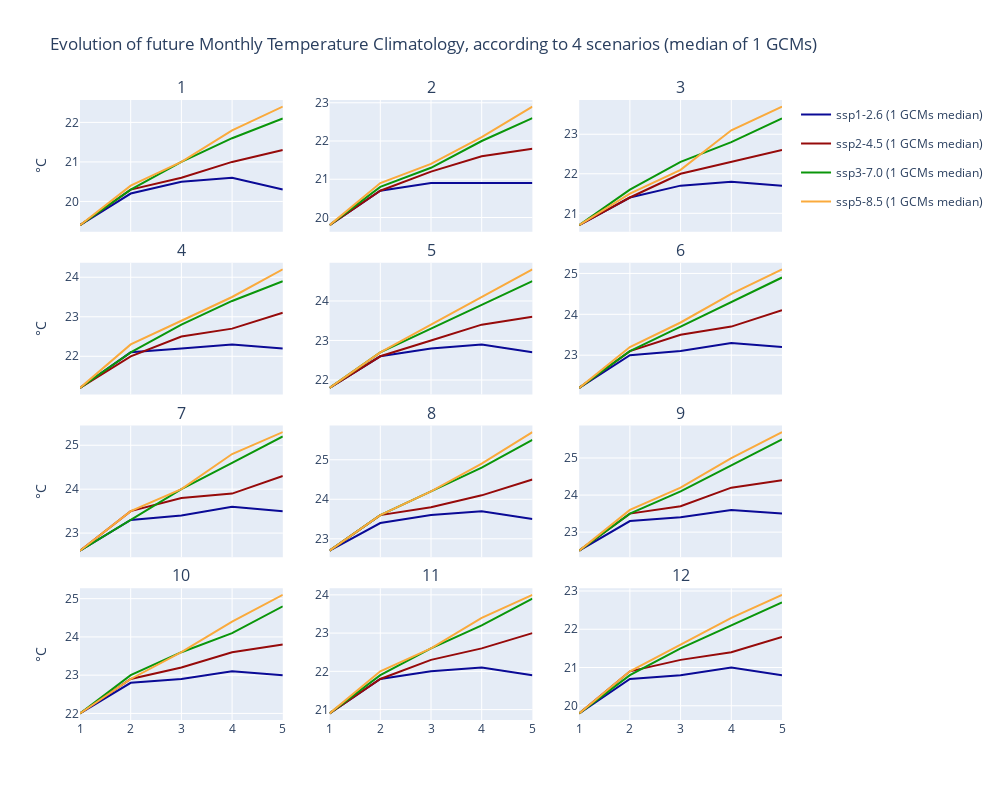

The notebook cell saved with this chart:
### Markdown cell above
### <a name=section06></a>6) Plot future evolution for each month (all scenarios and all GCMs)

### Code cell
import plotly.subplots as ps

fig = ps.make_subplots(rows= 4, cols= 3,
                       shared_xaxes=True,
                       vertical_spacing=0.05,
                       subplot_titles= range(1, 13)
                      )

month= 0
for rw in range(1, 5):
    for cl in range(1, 4):
        showlegend= True if month== 0 else False
        month = month + 1
        for scenario, scenario_long, rgb, rgba in zip(ssp_list, ssp_list_long, rgb_list, rgba_list):
            test= (df_total.index.get_level_values('Scenario') == scenario) | (df_total.index.get_level_values('Scenario') =='Historical')
            group = df_total[test ][month].groupby(by= 'Period')

            fig.add_trace(
                go.Scatter(
                    name= scenario_long + ' (' + str(len(gcm_list)) + ' GCMs median)',
                    x= x,
                    y= group.median(),
                    mode= 'lines',
                    line= dict(color= rgb),
                    legendgroup= scenario,
                    showlegend= showlegend,
#                    yaxis= dict(range= [df_total[test ][month].min(), df_total[test ][month].max()]),
                        ),
                    row= rw, col= cl
                    )

fig.update_layout(
    height= 800, width= 1000,
    yaxis_title= unit,
    title= 'Evolution of future Monthly ' + variable +  ' Climatology, according to ' + str(len(ssp_list)) + ' scenarios (median of ' + str(len(gcm_list)) + ' GCMs)',
    template= "plotly", # "plotly", "plotly_white", "plotly_dark", "ggplot2", "seaborn", "simple_white", "none"
    hovermode= "x",
#    yaxis_range= [df_total.min().max(), df_total.max().max()],
#    legend= dict(orientation= 'h', yanchor= "top", y= -0.1, xanchor= "left", x= 0.05),
    showlegend= True,
    )
for ax in fig['layout']:
    if ax[:5]== 'yaxis':
        if ax[5:] in ['1', '4', '7', '10']:
            fig['layout'][ax]['title']= unit
file_future_by_month= 'WorldClim - future by month.png'
fig.write_image(os.path.join(fld_out, file_future_by_month))# needs installation of "plotly-orca" or "kaleido"
fig.show()

### Figure 1 — Plotly figure (JSON) as saved in the notebook; plotly's stock layout.template omitted (floating-point values rounded to 4 significant figures)
{"data": [{"legendgroup": "ssp126", "line": {"color": "rgb(10, 10, 150)"}, "mode": "lines", "name": "ssp1-2.6 (1 GCMs median)", "showlegend": true, "type": "scatter", "x": [1, 2, 3, 4, 5, 6, 7, 8, 9, 10, 11, 12], "xaxis": "x", "y": [19.4, 20.2, 20.5, 20.6, 20.3], "yaxis": "y"}, {"legendgroup": "ssp245", "line": {"color": "rgb(150, 10, 10)"}, "mode": "lines", "name": "ssp2-4.5 (1 GCMs median)", "showlegend": true, "type": "scatter", "x": [1, 2, 3, 4, 5, 6, 7, 8, 9, 10, 11, 12], "xaxis": "x", "y": [19.4, 20.3, 20.6, 21, 21.3], "yaxis": "y"}, {"legendgroup": "ssp370", "line": {"color": "rgb(10, 150, 10)"}, "mode": "lines", "name": "ssp3-7.0 (1 GCMs median)", "showlegend": true, "type": "scatter", "x": [1, 2, 3, 4, 5, 6, 7, 8, 9, 10, 11, 12], "xaxis": "x", "y": [19.4, 20.3, 21, 21.6, 22.1], "yaxis": "y"}, {"legendgroup": "ssp585", "line": {"color": "rgb(250, 170, 60)"}, "mode": "lines", "name": "ssp5-8.5 (1 GCMs median)", "showlegend": true, "type": "scatter", "x": [1, 2, 3, 4, 5, 6, 7, 8, 9, 10, 11, 12], "xaxis": "x", "y": [19.4, 20.4, 21, 21.8, 22.4], "yaxis": "y"}, {"legendgroup": "ssp126", "line": {"color": "rgb(10, 10, 150)"}, "mode": "lines", "name": "ssp1-2.6 (1 GCMs median)", "showlegend": false, "type": "scatter", "x": [1, 2, 3, 4, 5, 6, 7, 8, 9, 10, 11, 12], "xaxis": "x2", "y": [19.8, 20.7, 20.9, 20.9, 20.9], "yaxis": "y2"}, {"legendgroup": "ssp245", "line": {"color": "rgb(150, 10, 10)"}, "mode": "lines", "name": "ssp2-4.5 (1 GCMs median)", "showlegend": false, "type": "scatter", "x": [1, 2, 3, 4, 5, 6, 7, 8, 9, 10, 11, 12], "xaxis": "x2", "y": [19.8, 20.7, 21.2, 21.6, 21.8], "yaxis": "y2"}, {"legendgroup": "ssp370", "line": {"color": "rgb(10, 150, 10)"}, "mode": "lines", "name": "ssp3-7.0 (1 GCMs median)", "showlegend": false, "type": "scatter", "x": [1, 2, 3, 4, 5, 6, 7, 8, 9, 10, 11, 12], "xaxis": "x2", "y": [19.8, 20.8, 21.3, 22, 22.6], "yaxis": "y2"}, {"legendgroup": "ssp585", "line": {"color": "rgb(250, 170, 60)"}, "mode": "lines", "name": "ssp5-8.5 (1 GCMs median)", "showlegend": false, "type": "scatter", "x": [1, 2, 3, 4, 5, 6, 7, 8, 9, 10, 11, 12], "xaxis": "x2", "y": [19.8, 20.9, 21.4, 22.1, 22.9], "yaxis": "y2"}, {"legendgroup": "ssp126", "line": {"color": "rgb(10, 10, 150)"}, "mode": "lines", "name": "ssp1-2.6 (1 GCMs median)", "showlegend": false, "type": "scatter", "x": [1, 2, 3, 4, 5, 6, 7, 8, 9, 10, 11, 12], "xaxis": "x3", "y": [20.7, 21.4, 21.7, 21.8, 21.7], "yaxis": "y3"}, {"legendgroup": "ssp245", "line": {"color": "rgb(150, 10, 10)"}, "mode": "lines", "name": "ssp2-4.5 (1 GCMs median)", "showlegend": false, "type": "scatter", "x": [1, 2, 3, 4, 5, 6, 7, 8, 9, 10, 11, 12], "xaxis": "x3", "y": [20.7, 21.4, 22, 22.3, 22.6], "yaxis": "y3"}, {"legendgroup": "ssp370", "line": {"color": "rgb(10, 150, 10)"}, "mode": "lines", "name": "ssp3-7.0 (1 GCMs median)", "showlegend": false, "type": "scatter", "x": [1, 2, 3, 4, 5, 6, 7, 8, 9, 10, 11, 12], "xaxis": "x3", "y": [20.7, 21.6, 22.3, 22.8, 23.4], "yaxis": "y3"}, {"legendgroup": "ssp585", "line": {"color": "rgb(250, 170, 60)"}, "mode": "lines", "name": "ssp5-8.5 (1 GCMs median)", "showlegend": false, "type": "scatter", "x": [1, 2, 3, 4, 5, 6, 7, 8, 9, 10, 11, 12], "xaxis": "x3", "y": [20.7, 21.5, 22.1, 23.1, 23.7], "yaxis": "y3"}, {"legendgroup": "ssp126", "line": {"color": "rgb(10, 10, 150)"}, "mode": "lines", "name": "ssp1-2.6 (1 GCMs median)", "showlegend": false, "type": "scatter", "x": [1, 2, 3, 4, 5, 6, 7, 8, 9, 10, 11, 12], "xaxis": "x4", "y": [21.2, 22.1, 22.2, 22.3, 22.2], "yaxis": "y4"}, {"legendgroup": "ssp245", "line": {"color": "rgb(150, 10, 10)"}, "mode": "lines", "name": "ssp2-4.5 (1 GCMs median)", "showlegend": false, "type": "scatter", "x": [1, 2, 3, 4, 5, 6, 7, 8, 9, 10, 11, 12], "xaxis": "x4", "y": [21.2, 22, 22.5, 22.7, 23.1], "yaxis": "y4"}, {"legendgroup": "ssp370", "line": {"color": "rgb(10, 150, 10)"}, "mode": "lines", "name": "ssp3-7.0 (1 GCMs median)", "showlegend": false, "type": "scatter", "x": [1, 2, 3, 4, 5, 6, 7, 8, 9, 10, 11, 12], "xaxis": "x4", "y": [21.2, 22.1, 22.8, 23.4, 23.9], "yaxis": "y4"}, {"legendgroup": "ssp585", "line": {"color": "rgb(250, 170, 60)"}, "mode": "lines", "name": "ssp5-8.5 (1 GCMs median)", "showlegend": false, "type": "scatter", "x": [1, 2, 3, 4, 5, 6, 7, 8, 9, 10, 11, 12], "xaxis": "x4", "y": [21.2, 22.3, 22.9, 23.5, 24.2], "yaxis": "y4"}, {"legendgroup": "ssp126", "line": {"color": "rgb(10, 10, 150)"}, "mode": "lines", "name": "ssp1-2.6 (1 GCMs median)", "showlegend": false, "type": "scatter", "x": [1, 2, 3, 4, 5, 6, 7, 8, 9, 10, 11, 12], "xaxis": "x5", "y": [21.8, 22.6, 22.8, 22.9, 22.7], "yaxis": "y5"}, {"legendgroup": "ssp245", "line": {"color": "rgb(150, 10, 10)"}, "mode": "lines", "name": "ssp2-4.5 (1 GCMs median)", "showlegend": false, "type": "scatter", "x": [1, 2, 3, 4, 5, 6, 7, 8, 9, 10, 11, 12], "xaxis": "x5", "y": [21.8, 22.6, 23, 23.4, 23.6], "yaxis": "y5"}, {"legendgroup": "ssp370", "line": {"color": "rgb(10, 150, 10)"}, "mode": "lines", "name": "ssp3-7.0 (1 GCMs median)", "showlegend": false, "type": "scatter", "x": [1, 2, 3, 4, 5, 6, 7, 8, 9, 10, 11, 12], "xaxis": "x5", "y": [21.8, 22.7, 23.3, 23.9, 24.5], "yaxis": "y5"}, {"legendgroup": "ssp585", "line": {"color": "rgb(250, 170, 60)"}, "mode": "lines", "name": "ssp5-8.5 (1 GCMs median)", "showlegend": false, "type": "scatter", "x": [1, 2, 3, 4, 5, 6, 7, 8, 9, 10, 11, 12], "xaxis": "x5", "y": [21.8, 22.7, 23.4, 24.1, 24.8], "yaxis": "y5"}, {"legendgroup": "ssp126", "line": {"color": "rgb(10, 10, 150)"}, "mode": "lines", "name": "ssp1-2.6 (1 GCMs median)", "showlegend": false, "type": "scatter", "x": [1, 2, 3, 4, 5, 6, 7, 8, 9, 10, 11, 12], "xaxis": "x6", "y": [22.2, 23, 23.1, 23.3, 23.2], "yaxis": "y6"}, {"legendgroup": "ssp245", "line": {"color": "rgb(150, 10, 10)"}, "mode": "lines", "name": "ssp2-4.5 (1 GCMs median)", "showlegend": false, "type": "scatter", "x": [1, 2, 3, 4, 5, 6, 7, 8, 9, 10, 11, 12], "xaxis": "x6", "y": [22.2, 23.1, 23.5, 23.7, 24.1], "yaxis": "y6"}, {"legendgroup": "ssp370", "line": {"color": "rgb(10, 150, 10)"}, "mode": "lines", "name": "ssp3-7.0 (1 GCMs median)", "showlegend": false, "type": "scatter", "x": [1, 2, 3, 4, 5, 6, 7, 8, 9, 10, 11, 12], "xaxis": "x6", "y": [22.2, 23.1, 23.7, 24.3, 24.9], "yaxis": "y6"}, {"legendgroup": "ssp585", "line": {"color": "rgb(250, 170, 60)"}, "mode": "lines", "name": "ssp5-8.5 (1 GCMs median)", "showlegend": false, "type": "scatter", "x": [1, 2, 3, 4, 5, 6, 7, 8, 9, 10, 11, 12], "xaxis": "x6", "y": [22.2, 23.2, 23.8, 24.5, 25.1], "yaxis": "y6"}, {"legendgroup": "ssp126", "line": {"color": "rgb(10, 10, 150)"}, "mode": "lines", "name": "ssp1-2.6 (1 GCMs median)", "showlegend": false, "type": "scatter", "x": [1, 2, 3, 4, 5, 6, 7, 8, 9, 10, 11, 12], "xaxis": "x7", "y": [22.6, 23.3, 23.4, 23.6, 23.5], "yaxis": "y7"}, {"legendgroup": "ssp245", "line": {"color": "rgb(150, 10, 10)"}, "mode": "lines", "name": "ssp2-4.5 (1 GCMs median)", "showlegend": false, "type": "scatter", "x": [1, 2, 3, 4, 5, 6, 7, 8, 9, 10, 11, 12], "xaxis": "x7", "y": [22.6, 23.5, 23.8, 23.9, 24.3], "yaxis": "y7"}, {"legendgroup": "ssp370", "line": {"color": "rgb(10, 150, 10)"}, "mode": "lines", "name": "ssp3-7.0 (1 GCMs median)", "showlegend": false, "type": "scatter", "x": [1, 2, 3, 4, 5, 6, 7, 8, 9, 10, 11, 12], "xaxis": "x7", "y": [22.6, 23.3, 24, 24.6, 25.2], "yaxis": "y7"}, {"legendgroup": "ssp585", "line": {"color": "rgb(250, 170, 60)"}, "mode": "lines", "name": "ssp5-8.5 (1 GCMs median)", "showlegend": false, "type": "scatter", "x": [1, 2, 3, 4, 5, 6, 7, 8, 9, 10, 11, 12], "xaxis": "x7", "y": [22.6, 23.5, 24, 24.8, 25.3], "yaxis": "y7"}, {"legendgroup": "ssp126", "line": {"color": "rgb(10, 10, 150)"}, "mode": "lines", "name": "ssp1-2.6 (1 GCMs median)", "showlegend": false, "type": "scatter", "x": [1, 2, 3, 4, 5, 6, 7, 8, 9, 10, 11, 12], "xaxis": "x8", "y": [22.7, 23.4, 23.6, 23.7, 23.5], "yaxis": "y8"}, {"legendgroup": "ssp245", "line": {"color": "rgb(150, 10, 10)"}, "mode": "lines", "name": "ssp2-4.5 (1 GCMs median)", "showlegend": false, "type": "scatter", "x": [1, 2, 3, 4, 5, 6, 7, 8, 9, 10, 11, 12], "xaxis": "x8", "y": [22.7, 23.6, 23.8, 24.1, 24.5], "yaxis": "y8"}, {"legendgroup": "ssp370", "line": {"color": "rgb(10, 150, 10)"}, "mode": "lines", "name": "ssp3-7.0 (1 GCMs median)", "showlegend": false, "type": "scatter", "x": [1, 2, 3, 4, 5, 6, 7, 8, 9, 10, 11, 12], "xaxis": "x8", "y": [22.7, 23.6, 24.2, 24.8, 25.5], "yaxis": "y8"}, {"legendgroup": "ssp585", "line": {"color": "rgb(250, 170, 60)"}, "mode": "lines", "name": "ssp5-8.5 (1 GCMs median)", "showlegend": false, "type": "scatter", "x": [1, 2, 3, 4, 5, 6, 7, 8, 9, 10, 11, 12], "xaxis": "x8", "y": [22.7, 23.6, 24.2, 24.9, 25.7], "yaxis": "y8"}, {"legendgroup": "ssp126", "line": {"color": "rgb(10, 10, 150)"}, "mode": "lines", "name": "ssp1-2.6 (1 GCMs median)", "showlegend": false, "type": "scatter", "x": [1, 2, 3, 4, 5, 6, 7, 8, 9, 10, 11, 12], "xaxis": "x9", "y": [22.5, 23.3, 23.4, 23.6, 23.5], "yaxis": "y9"}, {"legendgroup": "ssp245", "line": {"color": "rgb(150, 10, 10)"}, "mode": "lines", "name": "ssp2-4.5 (1 GCMs median)", "showlegend": false, "type": "scatter", "x": [1, 2, 3, 4, 5, 6, 7, 8, 9, 10, 11, 12], "xaxis": "x9", "y": [22.5, 23.5, 23.7, 24.2, 24.4], "yaxis": "y9"}, {"legendgroup": "ssp370", "line": {"color": "rgb(10, 150, 10)"}, "mode": "lines", "name": "ssp3-7.0 (1 GCMs median)", "showlegend": false, "type": "scatter", "x": [1, 2, 3, 4, 5, 6, 7, 8, 9, 10, 11, 12], "xaxis": "x9", "y": [22.5, 23.5, 24.1, 24.8, 25.5], "yaxis": "y9"}, {"legendgroup": "ssp585", "line": {"color": "rgb(250, 170, 60)"}, "mode": "lines", "name": "ssp5-8.5 (1 GCMs median)", "showlegend": false, "type": "scatter", "x": [1, 2, 3, 4, 5, 6, 7, 8, 9, 10, 11, 12], "xaxis": "x9", "y": [22.5, 23.6, 24.2, 25, 25.7], "yaxis": "y9"}, {"legendgroup": "ssp126", "line": {"color": "rgb(10, 10, 150)"}, "mode": "lines", "name": "ssp1-2.6 (1 GCMs median)", "showlegend": false, "type": "scatter", "x": [1, 2, 3, 4, 5, 6, 7, 8, 9, 10, 11, 12], "xaxis": "x10", "y": [22, 22.8, 22.9, 23.1, 23], "yaxis": "y10"}, {"legendgroup": "ssp245", "line": {"color": "rgb(150, 10, 10)"}, "mode": "lines", "name": "ssp2-4.5 (1 GCMs median)", "showlegend": false, "type": "scatter", "x": [1, 2, 3, 4, 5, 6, 7, 8, 9, 10, 11, 12], "xaxis": "x10", "y": [22, 22.9, 23.2, 23.6, 23.8], "yaxis": "y10"}, {"legendgroup": "ssp370", "line": {"color": "rgb(10, 150, 10)"}, "mode": "lines", "name": "ssp3-7.0 (1 GCMs median)", "showlegend": false, "type": "scatter", "x": [1, 2, 3, 4, 5, 6, 7, 8, 9, 10, 11, 12], "xaxis": "x10", "y": [22, 23, 23.6, 24.1, 24.8], "yaxis": "y10"}, {"legendgroup": "ssp585", "line": {"color": "rgb(250, 170, 60)"}, "mode": "lines", "name": "ssp5-8.5 (1 GCMs median)", "showlegend": false, "type": "scatter", "x": [1, 2, 3, 4, 5, 6, 7, 8, 9, 10, 11, 12], "xaxis": "x10", "y": [22, 22.9, 23.6, 24.4, 25.1], "yaxis": "y10"}, {"legendgroup": "ssp126", "line": {"color": "rgb(10, 10, 150)"}, "mode": "lines", "name": "ssp1-2.6 (1 GCMs median)", "showlegend": false, "type": "scatter", "x": [1, 2, 3, 4, 5, 6, 7, 8, 9, 10, 11, 12], "xaxis": "x11", "y": [20.9, 21.8, 22, 22.1, 21.9], "yaxis": "y11"}, {"legendgroup": "ssp245", "line": {"color": "rgb(150, 10, 10)"}, "mode": "lines", "name": "ssp2-4.5 (1 GCMs median)", "showlegend": false, "type": "scatter", "x": [1, 2, 3, 4, 5, 6, 7, 8, 9, 10, 11, 12], "xaxis": "x11", "y": [20.9, 21.8, 22.3, 22.6, 23], "yaxis": "y11"}, {"legendgroup": "ssp370", "line": {"color": "rgb(10, 150, 10)"}, "mode": "lines", "name": "ssp3-7.0 (1 GCMs median)", "showlegend": false, "type": "scatter", "x": [1, 2, 3, 4, 5, 6, 7, 8, 9, 10, 11, 12], "xaxis": "x11", "y": [20.9, 21.9, 22.6, 23.2, 23.9], "yaxis": "y11"}, {"legendgroup": "ssp585", "line": {"color": "rgb(250, 170, 60)"}, "mode": "lines", "name": "ssp5-8.5 (1 GCMs median)", "showlegend": false, "type": "scatter", "x": [1, 2, 3, 4, 5, 6, 7, 8, 9, 10, 11, 12], "xaxis": "x11", "y": [20.9, 22, 22.6, 23.4, 24], "yaxis": "y11"}, {"legendgroup": "ssp126", "line": {"color": "rgb(10, 10, 150)"}, "mode": "lines", "name": "ssp1-2.6 (1 GCMs median)", "showlegend": false, "type": "scatter", "x": [1, 2, 3, 4, 5, 6, 7, 8, 9, 10, 11, 12], "xaxis": "x12", "y": [19.8, 20.7, 20.8, 21, 20.8], "yaxis": "y12"}, {"legendgroup": "ssp245", "line": {"color": "rgb(150, 10, 10)"}, "mode": "lines", "name": "ssp2-4.5 (1 GCMs median)", "showlegend": false, "type": "scatter", "x": [1, 2, 3, 4, 5, 6, 7, 8, 9, 10, 11, 12], "xaxis": "x12", "y": [19.8, 20.9, 21.2, 21.4, 21.8], "yaxis": "y12"}, {"legendgroup": "ssp370", "line": {"color": "rgb(10, 150, 10)"}, "mode": "lines", "name": "ssp3-7.0 (1 GCMs median)", "showlegend": false, "type": "scatter", "x": [1, 2, 3, 4, 5, 6, 7, 8, 9, 10, 11, 12], "xaxis": "x12", "y": [19.8, 20.8, 21.5, 22.1, 22.7], "yaxis": "y12"}, {"legendgroup": "ssp585", "line": {"color": "rgb(250, 170, 60)"}, "mode": "lines", "name": "ssp5-8.5 (1 GCMs median)", "showlegend": false, "type": "scatter", "x": [1, 2, 3, 4, 5, 6, 7, 8, 9, 10, 11, 12], "xaxis": "x12", "y": [19.8, 20.9, 21.6, 22.3, 22.9], "yaxis": "y12"}], "layout": {"annotations": [{"font": {"size": 16}, "showarrow": false, "text": "1", "x": 0.1444, "xanchor": "center", "xref": "paper", "y": 1, "yanchor": "bottom", "yref": "paper"}, {"font": {"size": 16}, "showarrow": false, "text": "2", "x": 0.5, "xanchor": "center", "xref": "paper", "y": 1, "yanchor": "bottom", "yref": "paper"}, {"font": {"size": 16}, "showarrow": false, "text": "3", "x": 0.8556, "xanchor": "center", "xref": "paper", "y": 1, "yanchor": "bottom", "yref": "paper"}, {"font": {"size": 16}, "showarrow": false, "text": "4", "x": 0.1444, "xanchor": "center", "xref": "paper", "y": 0.7375, "yanchor": "bottom", "yref": "paper"}, {"font": {"size": 16}, "showarrow": false, "text": "5", "x": 0.5, "xanchor": "center", "xref": "paper", "y": 0.7375, "yanchor": "bottom", "yref": "paper"}, {"font": {"size": 16}, "showarrow": false, "text": "6", "x": 0.8556, "xanchor": "center", "xref": "paper", "y": 0.7375, "yanchor": "bottom", "yref": "paper"}, {"font": {"size": 16}, "showarrow": false, "text": "7", "x": 0.1444, "xanchor": "center", "xref": "paper", "y": 0.475, "yanchor": "bottom", "yref": "paper"}, {"font": {"size": 16}, "showarrow": false, "text": "8", "x": 0.5, "xanchor": "center", "xref": "paper", "y": 0.475, "yanchor": "bottom", "yref": "paper"}, {"font": {"size": 16}, "showarrow": false, "text": "9", "x": 0.8556, "xanchor": "center", "xref": "paper", "y": 0.475, "yanchor": "bottom", "yref": "paper"}, {"font": {"size": 16}, "showarrow": false, "text": "10", "x": 0.1444, "xanchor": "center", "xref": "paper", "y": 0.2125, "yanchor": "bottom", "yref": "paper"}, {"font": {"size": 16}, "showarrow": false, "text": "11", "x": 0.5, "xanchor": "center", "xref": "paper", "y": 0.2125, "yanchor": "bottom", "yref": "paper"}, {"font": {"size": 16}, "showarrow": false, "text": "12", "x": 0.8556, "xanchor": "center", "xref": "paper", "y": 0.2125, "yanchor": "bottom", "yref": "paper"}], "height": 800, "hovermode": "x", "showlegend": true, "title": {"text": "Evolution of future Monthly Temperature Climatology, according to 4 scenarios (median of 1 GCMs)"}, "width": 1000, "xaxis": {"anchor": "y", "domain": [0, 0.2889], "matches": "x10", "showticklabels": false}, "xaxis10": {"anchor": "y10", "domain": [0, 0.2889]}, "xaxis11": {"anchor": "y11", "domain": [0.3556, 0.6444]}, "xaxis12": {"anchor": "y12", "domain": [0.7111, 1]}, "xaxis2": {"anchor": "y2", "domain": [0.3556, 0.6444], "matches": "x11", "showticklabels": false}, "xaxis3": {"anchor": "y3", "domain": [0.7111, 1], "matches": "x12", "showticklabels": false}, "xaxis4": {"anchor": "y4", "domain": [0, 0.2889], "matches": "x10", "showticklabels": false}, "xaxis5": {"anchor": "y5", "domain": [0.3556, 0.6444], "matches": "x11", "showticklabels": false}, "xaxis6": {"anchor": "y6", "domain": [0.7111, 1], "matches": "x12", "showticklabels": false}, "xaxis7": {"anchor": "y7", "domain": [0, 0.2889], "matches": "x10", "showticklabels": false}, "xaxis8": {"anchor": "y8", "domain": [0.3556, 0.6444], "matches": "x11", "showticklabels": false}, "xaxis9": {"anchor": "y9", "domain": [0.7111, 1], "matches": "x12", "showticklabels": false}, "yaxis": {"anchor": "x", "domain": [0.7875, 1], "title": {"text": "°C"}}, "yaxis10": {"anchor": "x10", "domain": [0, 0.2125], "title": {"text": "°C"}}, "yaxis11": {"anchor": "x11", "domain": [0, 0.2125]}, "yaxis12": {"anchor": "x12", "domain": [0, 0.2125]}, "yaxis2": {"anchor": "x2", "domain": [0.7875, 1]}, "yaxis3": {"anchor": "x3", "domain": [0.7875, 1]}, "yaxis4": {"anchor": "x4", "domain": [0.525, 0.7375], "title": {"text": "°C"}}, "yaxis5": {"anchor": "x5", "domain": [0.525, 0.7375]}, "yaxis6": {"anchor": "x6", "domain": [0.525, 0.7375]}, "yaxis7": {"anchor": "x7", "domain": [0.2625, 0.475], "title": {"text": "°C"}}, "yaxis8": {"anchor": "x8", "domain": [0.2625, 0.475]}, "yaxis9": {"anchor": "x9", "domain": [0.2625, 0.475]}}}
